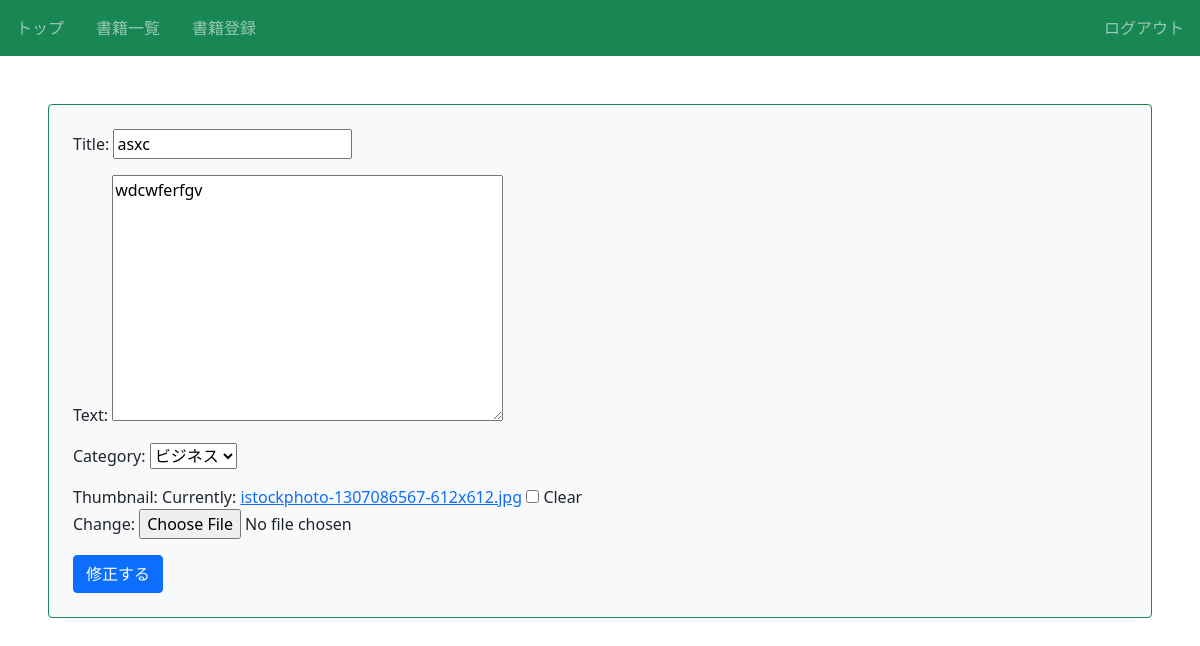
The page /book/18/update (signed in) on the database its author committed.
### book/models.py (models this page shows, shortened)
class Book(models.Model):
    title = models.CharField(max_length=100)
    text = models.TextField()
    price = models.IntegerField(null=True, blank=True, default=1)
    thumbnail = models.ImageField(null=True, blank=True)
    category = models.CharField(
        max_length=100,
        choices = CATEGORY
        )
    user = models.ForeignKey('auth.User', on_delete=models.CASCADE)

### book/views.py (the view, shortened to what this page needs)
# urls.py: path('book/<int:pk>/update', views.UpdateBookView.as_view(), name="update-book"),
class UpdateBookView(LoginRequiredMixin, UpdateView):
    model = Book
    fields = ('title', 'text', 'category', 'thumbnail')
    template_name = 'book/book_update.html'
    def get_object(self, queryset=None):
        obj = super().get_object(queryset)
        if obj.user != self.request.user:
            raise PermissionDenied
        return obj

### book/templates/book/book_update.html (shortened to what this page needs)
{% extends 'base.html' %}
{% block content %}
    <form method='POST' enctype="multipart/form-data" class="p-4 m-4 bg-light border border-success rounded form-group">{% csrf_token %}
        {{form.as_p}}
        <button class="btn btn-primary" type='submit'>修正する</button>
    </form>
{% endblock %}

### rows shown on the page
Book: title "asxc", text "wdcwferfgv", category "ビジネス"
